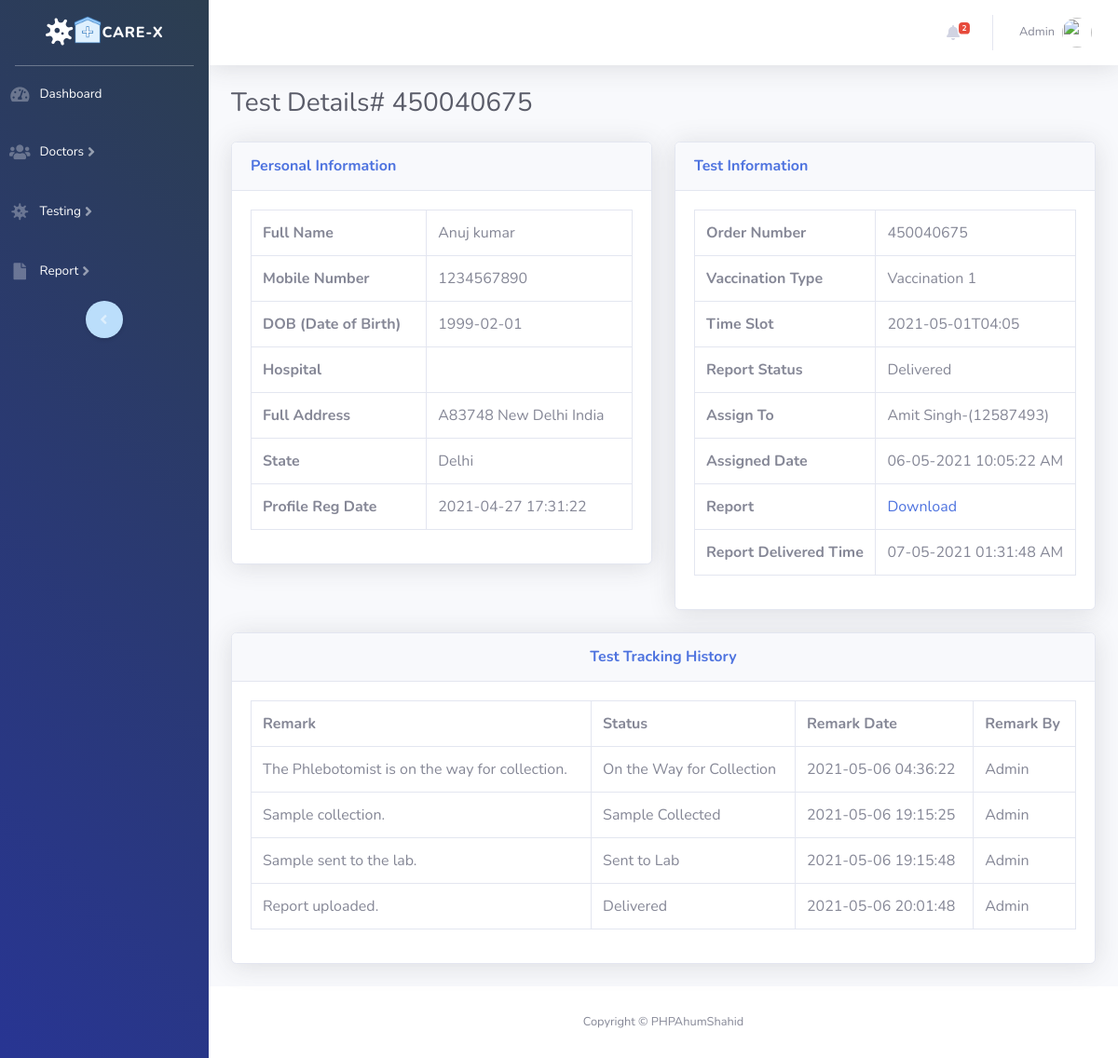
/covid-tms/patient-report-details.php?tid=1&&oid=450040675 (signed in), run on the app's committed database.
### tables this page shows
CREATE TABLE `tbltestrecord` (
  `id` int(11) NOT NULL,
  `OrderNumber` bigint(14) DEFAULT NULL,
  `PatientMobileNumber` bigint(14) DEFAULT NULL,
  `VaccinationType` varchar(100) DEFAULT NULL,
  `TestTimeSlot` varchar(120) DEFAULT NULL,
  `ReportStatus` varchar(100) DEFAULT NULL,
  `FinalReport` varchar(150) DEFAULT NULL,
  `ReportUploadTime` varchar(200) DEFAULT NULL,
  `RegistrationDate` timestamp NULL DEFAULT current_timestamp(),
  `AssignedtoEmpId` varchar(150) DEFAULT NULL,
  `AssigntoName` varchar(180) DEFAULT NULL,
  `AssignedTime` varchar(100) DEFAULT NULL
);

CREATE TABLE `tblpatients` (
  `id` int(11) NOT NULL,
  `FullName` varchar(120) DEFAULT NULL,
  `MobileNumber` bigint(12) DEFAULT NULL,
  `DateOfBirth` date DEFAULT NULL,
  `hospital` varchar(150) DEFAULT NULL,
  `FullAddress` varchar(255) DEFAULT NULL,
  `State` varchar(200) DEFAULT NULL,
  `RegistrationDate` timestamp NOT NULL DEFAULT current_timestamp()
);

CREATE TABLE `tblreporttracking` (
  `id` int(11) NOT NULL,
  `OrderNumber` bigint(40) DEFAULT NULL,
  `Remark` varchar(255) DEFAULT NULL,
  `Status` varchar(120) DEFAULT NULL,
  `PostingTime` timestamp NULL DEFAULT current_timestamp(),
  `RemarkBy` int(5) DEFAULT NULL
);

### covid-tms/patient-report-details.php (the view, shortened to what this page needs)
<?php session_start();
include_once('includes/config.php');
?>
<!DOCTYPE html>
<html lang="en">
<head>
    <link href="vendor/fontawesome-free/css/all.min.css" rel="stylesheet" type="text/css">
    <link href="css/sb-admin-2.min.css" rel="stylesheet">
</head>
<body id="page-top">
    <div id="wrapper">
<?php include_once('includes/sidebar.php');?>
        <div id="content-wrapper" class="d-flex flex-column">
            <div id="content">
          <?php include_once('includes/topbar.php');?>
                <div class="container-fluid">
                    <h1 class="h3 mb-4 text-gray-800">Test Details# <?php echo intval($_GET['oid']);?></h1>
<div class="row">
<?php
$testid=intval($_GET['tid']);
$query=mysqli_query($con,"select * from tbltestrecord
join tblpatients on tblpatients.MobileNumber=tbltestrecord.PatientMobileNumber
where  tbltestrecord.id='$testid'");
while($row=mysqli_fetch_array($query)){
    ?>
                        <div class="col-lg-6">
                            <div class="card shadow mb-4">
                                <div class="card-header py-3">
                                    <h6 class="m-0 font-weight-bold text-primary">Personal Information</h6>
                                </div>
                                <div class="card-body">
 <table class="table table-bordered"  width="100%" cellspacing="0">
    <tr>
    <th>Full Name</th>
    <td><?php echo $row['FullName'];?></td>
    </tr>
     <tr>
    <th>Mobile Number</th>
    <td><?php echo $row['MobileNumber'];?></td>
    </tr>
     <tr>
    <th>DOB (Date of Birth)</th>
    <td><?php echo $row['DateOfBirth'];?></td>
    </tr>
     <tr>
    <th>Hospital</th>
    <td><?php echo $row['Hospital'];?></td>
    </tr>
     <tr>
    <th>Full Address</th>
    <td><?php echo $row['FullAddress'];?></td>
    </tr>
    <tr>
    <th>State</th>
    <td><?php echo $row['State'];?></td>
    </tr>
    <tr>
    <th>Profile Reg Date</th>
    <td><?php echo $row['RegistrationDate'];?></td>
    </tr>
 </table>
                                </div>
                            </div>
                        </div>
                         <div class="col-lg-6">
                            <div class="card shadow mb-4">
                                <div class="card-header py-3">
                                    <h6 class="m-0 font-weight-bold text-primary">Test Information</h6>
                                </div>
                                <div class="card-body">
 <table class="table table-bordered"  width="100%" cellspacing="0">
    <tr>
    <th>Order Number</th>
    <td><?php echo $row['OrderNumber'];?></td>
    </tr>
    <tr>
    <th>Vaccination Type</th>
    <td><?php echo $row['VaccinationType'];?></td>
    </tr>
    <tr>
    <th>Time Slot</th>
    <td><?php echo $row['TestTimeSlot'];?></td>
    </tr>
 <tr>
    <th>Report Status</th>
    <td><?php if($row['ReportStatus']==''):
              echo "Not Processed yet";
          else:
           echo $row['ReportStatus'];
          endif;
    ?></td>
    </tr>
<?php if($row['AssignedtoEmpId']!=''):?>
  <tr>
    <th>Assign To</th>
    <td><?php echo $row['AssigntoName'];?>-(<?php echo $row['AssignedtoEmpId'];?>)</td>
    </tr>
    <tr>
    <th>Assigned Date</th>
    <td><?php echo $row['AssignedTime'];?></td>
    </tr>
<?php endif;?>
<?php if($row['FinalReport']!=''):?>
  <tr>
    <th>Report</th>
    <td><a href="reportfiles/<?php echo $row['FinalReport'];?>" target="_blank">Download</a></td>
    </tr>
    <tr>
    <th>Report Delivered Time</th>
    <td><?php echo $row['ReportUploadTime'];?></td>
    </tr>
<?php endif;?>
</table>
                    </div>
                            </div>
                        </div>
                    </div>
                <?php } ?>
<?php
$orderid=intval($_GET['oid']);
$ret=mysqli_query($con,"select * from tblreporttracking
join tbladmin on tbladmin.ID=tblreporttracking.RemarkBy
where tblreporttracking.OrderNumber='$orderid'");
$num=mysqli_num_rows($ret);
?>
<div class="row">
                         <div class="col-lg-12">
                            <div class="card shadow mb-4">
                                <div class="card-header py-3">
                                    <h6 class="m-0 font-weight-bold text-primary" align="center">Test  Tracking History</h6>
                                </div>
                                <div class="card-body">
<?php if($num>0){
?>
 <table class="table table-bordered"  width="100%" cellspacing="0">
<tr>
    <th>Remark</th>
    <th>Status</th>
    <th>Remark Date</th>
    <th>Remark By</th>
<?php while($result=mysqli_fetch_array($ret)){?>
</tr>
    <tr>
    <td><?php echo $result['Remark'];?></td>
    <td><?php echo $result['Status'];?></td>
    <td><?php echo $result['PostingTime'];?></td>
    <td><?php echo $result['AdminName'];?></td>
    </tr>
<?php } ?>
</table>
         <?php
     } else { ?>
<h4 align="center" style="color:red"> No Tracking history found </h4>
         <?php } ?>
                                </div>
                            </div>
                        </div>
                    </div>
                </div>
            </div>
           <?php include_once('includes/footer.php');?>
        </div>
    </div>
</body>
</html>

### covid-tms/includes/topbar.php (shortened to what this page needs)
      <nav class="navbar navbar-expand navbar-light bg-white topbar mb-4 static-top shadow">
            <?php if($_SESSION['aid']):?>
                    <ul class="navbar-nav ml-auto">
<?php $query=mysqli_query($con,"select * from tbltestrecord where ReportStatus is null");
$count=mysqli_num_rows($query);
?>
                        <li class="nav-item dropdown no-arrow mx-1">
                            <a class="nav-link dropdown-toggle" href="#" id="alertsDropdown" role="button"
                                data-toggle="dropdown" aria-haspopup="true" aria-expanded="false">
                                <i class="fas fa-bell fa-fw"></i>
                                <span class="badge badge-danger badge-counter"><?php echo $count;?></span>
                            </a>
                        </li>
                        <li class="nav-item dropdown no-arrow">
                            <a class="nav-link dropdown-toggle" href="#" id="userDropdown" role="button"
                                data-toggle="dropdown" aria-haspopup="true" aria-expanded="false">
                <?php
$adid=$_SESSION['aid'];
$ret1=mysqli_query($con,"select AdminName from tbladmin where ID='$adid'");
while($row1=mysqli_fetch_array($ret1)){
?>
                                <span class="mr-2 d-none d-lg-inline text-gray-600 small"><?php  echo $row1['AdminName'];?></span>
                           <?php } ?>
                                <img class="img-profile rounded-circle"
                                    src="bg5.jpeg">
                            </a>
                        </li>
                    </ul>
                <?php endif;?>
                </nav>

### data on the page
tbltestrecord: tblpatients.FullName "Anuj kumar", tblpatients.MobileNumber "1234567890", tblpatients.DateOfBirth "1999-02-01", tblpatients.FullAddress "A83748 New Delhi India", tblpatients.State "Delhi", tblpatients.RegistrationDate "2021-04-27 17:31:22", OrderNumber "450040675", VaccinationType "Vaccination 1", TestTimeSlot "2021-05-01T04:05", ReportStatus "Delivered", AssigntoName "Amit Singh", AssignedtoEmpId "12587493", AssignedTime "06-05-2021 10:05:22 AM", ReportUploadTime "07-05-2021 01:31:48 AM"
tblreporttracking: Remark "The Phlebotomist is on the way for collection.", Status "On the Way for Collection", PostingTime "2021-05-06 04:36:22", tbladmin.AdminName "Admin"
tblreporttracking: Remark "Sample collection.", Status "Sample Collected", PostingTime "2021-05-06 19:15:25", tbladmin.AdminName "Admin"
tblreporttracking: Remark "Sample sent to the lab.", Status "Sent to Lab", PostingTime "2021-05-06 19:15:48", tbladmin.AdminName "Admin"
tblreporttracking: Remark "Report uploaded.", Status "Delivered", PostingTime "2021-05-06 20:01:48", tbladmin.AdminName "Admin"

### other printed values
$count "2"
$row1['AdminName'] "Admin"
$_GET['oid'] "450040675"
